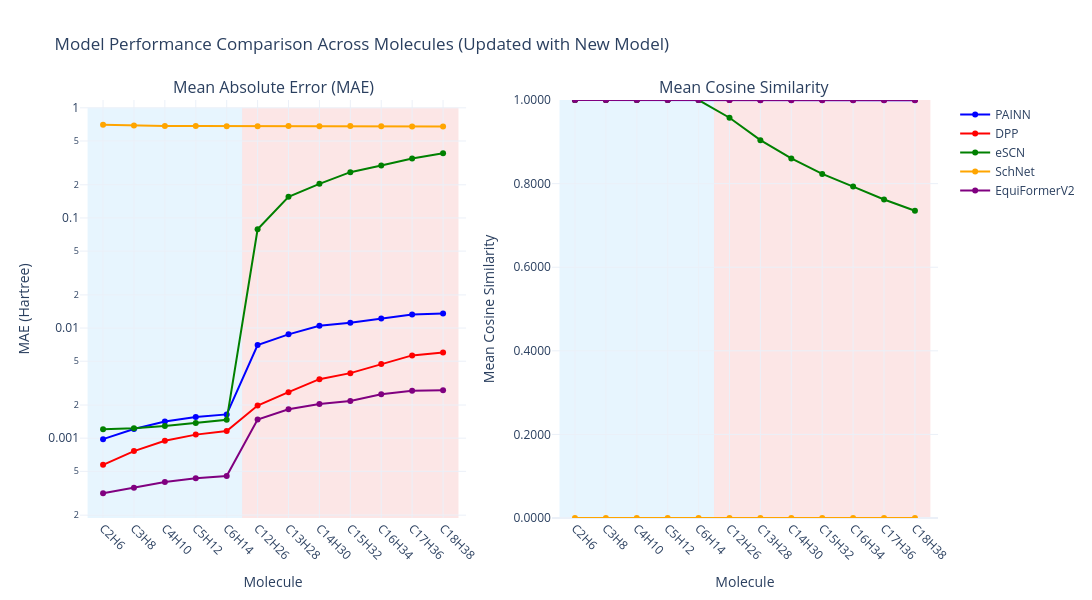

Notebook code for this chart:
### Code cell
# Create updated combined side-by-side subplots with all models including the new one
fig_combined_updated = make_subplots(
    rows=1, cols=2,
    subplot_titles=('Mean Absolute Error (MAE)', 'Mean Cosine Similarity'),
    horizontal_spacing=0.1
)

# Add MAE traces to first subplot
for model in df_updated['Model'].unique():
    model_data = df_updated[df_updated['Model'] == model]
    
    if not model_data['MAE'].isna().all():
        fig_combined_updated.add_trace(
            go.Scatter(
                x=model_data['Molecule'],  # Use molecule symbols instead of indices
                y=model_data['MAE'],
                mode='markers+lines',
                name=model,
                line=dict(color=model_colors_updated[model]),
                marker=dict(size=6, color=model_colors_updated[model]),
                showlegend=True
            ),
            row=1, col=1
        )

# Add Cosine Similarity traces to second subplot
for model in df_updated['Model'].unique():
    model_data = df_updated[df_updated['Model'] == model]
    
    fig_combined_updated.add_trace(
        go.Scatter(
            x=model_data['Molecule'],  # Use molecule symbols instead of indices
            y=model_data['Cosine_Similarity'],
            mode='markers+lines',
            name=model,
            line=dict(color=model_colors_updated[model]),
            marker=dict(size=6, color=model_colors_updated[model]),
            showlegend=False  # Don't duplicate legend
        ),
        row=1, col=2
    )

# Calculate proper Y-axis range for MAE
y_min_mae = df_updated['MAE'].min() * 0.9  # Add 10% padding below
y_max_mae = df_updated['MAE'].max() * 1.1  # Add 10% padding above

# Add background rectangles - blue for train data, red for test data
molecule_names = ['C2H6', 'C3H8', 'C4H10', 'C5H12', 'C6H14', 'C7H16', 'C8H18', 'C9H20', 'C10H22', 'C11H24', 'C12H26', 'C13H28']
num_molecules = len(molecule_names)

# Train data background for both subplots (first 5 molecules: C2H6 to C6H14)
fig_combined_updated.add_shape(type="rect",
              x0=-0.5, x1=4.5, y0=y_min_mae, y1=y_max_mae,
              fillcolor="LightSkyBlue", opacity=0.2,
              layer="below", line_width=0, row=1, col=1)
fig_combined_updated.add_shape(type="rect",
              x0=-0.5, x1=4.5, y0=0, y1=1,
              fillcolor="LightSkyBlue", opacity=0.2,
              layer="below", line_width=0, yref="paper", row=1, col=2)

# Test data background for both subplots (last 7 molecules: C7H16 to C13H28)
fig_combined_updated.add_shape(type="rect",
              x0=4.5, x1=num_molecules-0.5, y0=y_min_mae, y1=y_max_mae,
              fillcolor="LightCoral", opacity=0.2,
              layer="below", line_width=0, row=1, col=1)
fig_combined_updated.add_shape(type="rect",
              x0=4.5, x1=num_molecules-0.5, y0=0, y1=1,
              fillcolor="LightCoral", opacity=0.2,
              layer="below", line_width=0, yref="paper", row=1, col=2)

# Update x-axes
fig_combined_updated.update_xaxes(
    title_text="Molecule",
    tickangle=45,
    row=1, col=1
)
fig_combined_updated.update_xaxes(
    title_text="Molecule",
    tickangle=45,
    row=1, col=2
)

# Update y-axes - MAE with linear scale and proper formatting
fig_combined_updated.update_yaxes(
    title_text="MAE (eV)", 
    range=[y_min_mae, y_max_mae],
    tickformat=".6f",
    row=1, col=1
)
fig_combined_updated.update_yaxes(
    title_text="Mean Cosine Similarity", 
    range=[0, 1.0001],
    tickformat=".4f",
    row=1, col=2
)

# Update layout
fig_combined_updated.update_layout(
    title="Model Performance Comparison Across Molecules (Updated with New Model)",
    template="plotly_white",
    font=dict(size=12),
    width=1400,
    height=600,
    legend=dict(
        x=1.02,
        y=1,
        xanchor='left',
        yanchor='top'
    )
)

fig_combined_updated.show()

### Figure 1 — Plotly figure (JSON) as saved in the notebook; plotly's stock layout.template omitted (floating-point values rounded to 4 significant figures)
{"data": [{"line": {"color": "blue"}, "marker": {"color": "blue", "size": 6}, "mode": "markers+lines", "name": "PAINN", "showlegend": true, "type": "scatter", "x": ["C2H6", "C3H8", "C4H10", "C5H12", "C6H14", "C12H26", "C13H28", "C14H30", "C15H32", "C16H34", "C17H36", "C18H38"], "xaxis": "x", "y": [0.0009793, 0.001212, 0.001416, 0.001559, 0.001643, 0.007013, 0.008766, 0.01048, 0.01117, 0.01221, 0.01329, 0.01357], "yaxis": "y"}, {"line": {"color": "red"}, "marker": {"color": "red", "size": 6}, "mode": "markers+lines", "name": "DPP", "showlegend": true, "type": "scatter", "x": ["C2H6", "C3H8", "C4H10", "C5H12", "C6H14", "C12H26", "C13H28", "C14H30", "C15H32", "C16H34", "C17H36", "C18H38"], "xaxis": "x", "y": [0.0005726, 0.0007633, 0.000947, 0.001077, 0.001161, 0.00198, 0.002619, 0.003435, 0.003897, 0.00471, 0.005648, 0.006013], "yaxis": "y"}, {"line": {"color": "green"}, "marker": {"color": "green", "size": 6}, "mode": "markers+lines", "name": "eSCN", "showlegend": true, "type": "scatter", "x": ["C2H6", "C3H8", "C4H10", "C5H12", "C6H14", "C12H26", "C13H28", "C14H30", "C15H32", "C16H34", "C17H36", "C18H38"], "xaxis": "x", "y": [0.001202, 0.001232, 0.001289, 0.001372, 0.001468, 0.07894, 0.1555, 0.204, 0.2605, 0.3001, 0.3474, 0.3871], "yaxis": "y"}, {"line": {"color": "orange"}, "marker": {"color": "orange", "size": 6}, "mode": "markers+lines", "name": "SchNet", "showlegend": true, "type": "scatter", "x": ["C2H6", "C3H8", "C4H10", "C5H12", "C6H14", "C12H26", "C13H28", "C14H30", "C15H32", "C16H34", "C17H36", "C18H38"], "xaxis": "x", "y": [0.7036, 0.6897, 0.6855, 0.6835, 0.6818, 0.6792, 0.6826, 0.6808, 0.6825, 0.6803, 0.6769, 0.6779], "yaxis": "y"}, {"line": {"color": "purple"}, "marker": {"color": "purple", "size": 6}, "mode": "markers+lines", "name": "EquiFormerV2", "showlegend": true, "type": "scatter", "x": ["C2H6", "C3H8", "C4H10", "C5H12", "C6H14", "C12H26", "C13H28", "C14H30", "C15H32", "C16H34", "C17H36", "C18H38"], "xaxis": "x", "y": [0.0003154, 0.000355, 0.0004002, 0.0004334, 0.0004526, 0.001477, 0.001828, 0.002046, 0.002173, 0.002501, 0.002694, 0.002723], "yaxis": "y"}, {"line": {"color": "blue"}, "marker": {"color": "blue", "size": 6}, "mode": "markers+lines", "name": "PAINN", "showlegend": false, "type": "scatter", "x": ["C2H6", "C3H8", "C4H10", "C5H12", "C6H14", "C12H26", "C13H28", "C14H30", "C15H32", "C16H34", "C17H36", "C18H38"], "xaxis": "x2", "y": [1.0, 1.0, 1.0, 1.0, 1.0, 0.9999, 0.9998, 0.9997, 0.9997, 0.9996, 0.9995, 0.9995], "yaxis": "y2"}, {"line": {"color": "red"}, "marker": {"color": "red", "size": 6}, "mode": "markers+lines", "name": "DPP", "showlegend": false, "type": "scatter", "x": ["C2H6", "C3H8", "C4H10", "C5H12", "C6H14", "C12H26", "C13H28", "C14H30", "C15H32", "C16H34", "C17H36", "C18H38"], "xaxis": "x2", "y": [1.0, 1.0, 1.0, 1.0, 1.0, 1.0, 1.0, 1.0, 1.0, 0.9999, 0.9999, 0.9999], "yaxis": "y2"}, {"line": {"color": "green"}, "marker": {"color": "green", "size": 6}, "mode": "markers+lines", "name": "eSCN", "showlegend": false, "type": "scatter", "x": ["C2H6", "C3H8", "C4H10", "C5H12", "C6H14", "C12H26", "C13H28", "C14H30", "C15H32", "C16H34", "C17H36", "C18H38"], "xaxis": "x2", "y": [1.0, 1.0, 1.0, 1.0, 1.0, 0.9577, 0.904, 0.8603, 0.8231, 0.7929, 0.7621, 0.7352], "yaxis": "y2"}, {"line": {"color": "orange"}, "marker": {"color": "orange", "size": 6}, "mode": "markers+lines", "name": "SchNet", "showlegend": false, "type": "scatter", "x": ["C2H6", "C3H8", "C4H10", "C5H12", "C6H14", "C12H26", "C13H28", "C14H30", "C15H32", "C16H34", "C17H36", "C18H38"], "xaxis": "x2", "y": [0.0, 0.0, 0.0, 0.0, 0.0, 0.0, 0.0, 0.0, 0.0, 0.0, 0.0, 0.0], "yaxis": "y2"}, {"line": {"color": "purple"}, "marker": {"color": "purple", "size": 6}, "mode": "markers+lines", "name": "EquiFormerV2", "showlegend": false, "type": "scatter", "x": ["C2H6", "C3H8", "C4H10", "C5H12", "C6H14", "C12H26", "C13H28", "C14H30", "C15H32", "C16H34", "C17H36", "C18H38"], "xaxis": "x2", "y": [1.0, 1.0, 1.0, 1.0, 1.0, 0.9999, 1.0, 1.0, 1.0, 0.9999, 0.9999, 0.9999], "yaxis": "y2"}], "layout": {"annotations": [{"font": {"size": 16}, "showarrow": false, "text": "Mean Absolute Error (MAE)", "x": 0.225, "xanchor": "center", "xref": "paper", "y": 1, "yanchor": "bottom", "yref": "paper"}, {"font": {"size": 16}, "showarrow": false, "text": "Mean Cosine Similarity", "x": 0.775, "xanchor": "center", "xref": "paper", "y": 1, "yanchor": "bottom", "yref": "paper"}], "font": {"size": 12}, "height": 600, "legend": {"x": 1.02, "xanchor": "left", "y": 1, "yanchor": "top"}, "shapes": [{"fillcolor": "LightSkyBlue", "layer": "below", "line": {"width": 0}, "opacity": 0.2, "type": "rect", "x0": -0.5, "x1": 4.5, "xref": "x", "y0": 0, "y1": 1, "yref": "y"}, {"fillcolor": "LightSkyBlue", "layer": "below", "line": {"width": 0}, "opacity": 0.2, "type": "rect", "x0": -0.5, "x1": 4.5, "xref": "x2", "y0": 0, "y1": 1, "yref": "y2"}, {"fillcolor": "LightCoral", "layer": "below", "line": {"width": 0}, "opacity": 0.2, "type": "rect", "x0": 4.5, "x1": 11.5, "xref": "x", "y0": 0, "y1": 1, "yref": "y"}, {"fillcolor": "LightCoral", "layer": "below", "line": {"width": 0}, "opacity": 0.2, "type": "rect", "x0": 4.5, "x1": 11.5, "xref": "x2", "y0": 0, "y1": 1, "yref": "y2"}], "title": {"text": "Model Performance Comparison Across Molecules (Updated with New Model)"}, "width": 1400, "xaxis": {"anchor": "y", "domain": [0, 0.45], "tickangle": 45, "title": {"text": "Molecule"}}, "xaxis2": {"anchor": "y2", "domain": [0.55, 1], "tickangle": 45, "title": {"text": "Molecule"}}, "yaxis": {"anchor": "x", "domain": [0, 1], "title": {"text": "MAE (Hartree)"}, "type": "log"}, "yaxis2": {"anchor": "x2", "domain": [0, 1], "range": [0, 1.0], "tickformat": ".4f", "title": {"text": "Mean Cosine Similarity"}}}}
